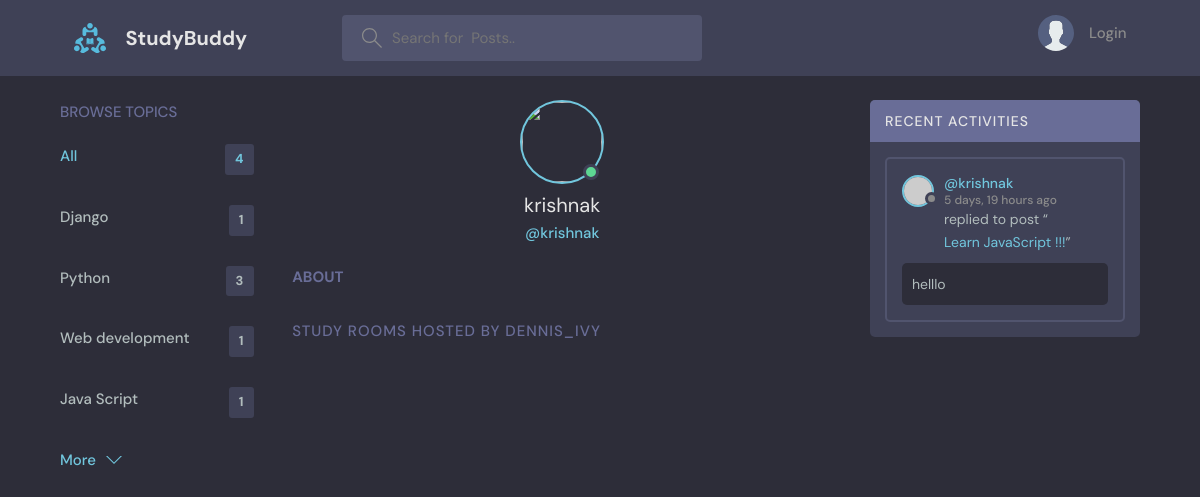
Screenshot of /profile/4 with the database file from the repository.
### secondapp/models.py (models this page shows, shortened)
class Topic(models.Model):
    topic=models.CharField(max_length=201)

class Messages(models.Model):
    user=models.ForeignKey(User,on_delete=models.CASCADE)
    room=models.ForeignKey(Room,on_delete=models.CASCADE)#on_Delete says that if the Room delete then all the child also deleted
    body=models.TextField()
    updated=models.DateTimeField(auto_now=True)#actively updated when submit
    created=models.DateTimeField(auto_now_add=True) #added once created
    class Meta:
        ordering=['-updated','-created']

class Room(models.Model):
    host=models.ForeignKey(User,on_delete=models.SET_NULL,null=True)
    topic=models.ForeignKey(Topic,on_delete=models.SET_NULL,null=True)
    name=models.CharField(max_length=200)
    participants=models.ManyToManyField(User,related_name='participants',blank=True)
    description=models.TextField(null=True, blank=True)
    updated=models.DateTimeField(auto_now=True)#actively updated when submit
    created=models.DateTimeField(auto_now_add=True) #added once created
    class Meta:
        ordering=['-updated','-created']
    def __str__(self):
        return str(self.name)

### secondapp/views.py (the view)
# urls.py: path('profile/<str:pk>',views.userProfile,name="user-profile")
def userProfile(request,pk):
    user=User.objects.get(id=pk)
    rooms=user.room_set.all()
    topics=Topic.objects.all()
    room_messages=user.messages_set.all()
    context={'user':user,'rooms':rooms,'topics':topics,'room_messages':room_messages}
    return render(request,'secondapp/profile.html',context)

### secondapp/templates/secondapp/profile.html (shortened to what this page needs)
{% extends 'main.html' %}
{% block content %}
<main class="profile-page layout layout--3">
  <div class="container">
    {% include 'secondapp/topic_components.html' %}
    <div class="roomList">
      <div class="profile">
        <div class="profile__avatar">
          <div class="avatar avatar--large active">
            <img src="{{user.avatar.url}}" />
          </div>
        </div>
        <div class="profile__info">
          <h3>{{user.username}}</h3>
          <p>@{{user.username}}</p>
        </div>
        <div class="profile__about">
          <h3>About</h3>
        </div>
      </div>
      <div class="roomList__header">
        <div>
          <h2>Study Rooms Hosted by dennis_ivy</a>
          </h2>
        </div>
      </div>
    </div>
    {% include 'secondapp/activity_components.html' %}
  </div>
</main>
{% endblock content %}

### secondapp/templates/secondapp/topic_components.html
<div class="topics">
    <div class="topics__header">
      <h2>Browse Topics</h2>
    </div>
    <ul class="topics__list">
      <li>
        <a href="{% url 'home' %}" class="active">All <span>{{topics.count}}</span></a>
      </li>
      {% for topic in topics %}
      <li>
        <a href="{% url 'home' %}?q={{topic.topic}}">{{topic.topic}} <span>{{topic.room_set.all.count}}</span></a>
      </li>
      {% endfor %}
    </ul>
    <a class="btn btn--link" href="#">
      More
      <svg version="1.1" xmlns="http://www.w3.org/2000/svg" width="32" height="32" viewBox="0 0 32 32">
        <title>chevron-down</title>
        <path d="M16 21l-13-13h-3l16 16 16-16h-3l-13 13z"></path>
      </svg>
    </a>
  </div>

### secondapp/templates/secondapp/activity_components.html (shortened to what this page needs)
<div class="activities">
    <div class="activities__header">
      <h2>Recent Activities</h2>
    </div>
    {% for message in room_messages %}
    <div class="activities__box">
      <div class="activities__boxHeader roomListRoom__header">
        <a href="{% url 'user-profile' message.user.id %}" class="roomListRoom__author">
          <div class="avatar avatar--small">
            <img src="https://randomuser.me/api/portraits/women/11.jpg" />
          </div>
          <p>
            @{{message.user}}
            <span>{{message.created|timesince}} ago</span>
          </p>
        </a>
      </div>
      <div class="activities__boxContent">
        <p>replied to post “<a href="{% url 'room' message.room.id %}">{{message.room}}</a>”</p>
        <div class="activities__boxRoomContent">
          {{message.body}}
        </div>
      </div>
    </div>
    {% endfor %}
</div>

### rows the page displays
Topic: topic "Django", room_set.all.count "1"
Topic: topic "Python", room_set.all.count "3"
Topic: topic "Web development", room_set.all.count "1"
Topic: topic "Java Script", room_set.all.count "1"
Messages: user "krishnak", created "5 days, 19 hours", room "Learn JavaScript !!!", body "helllo"

### other values shown
{{ topics.count }} "4"
{{ user.username }} "krishnak"
